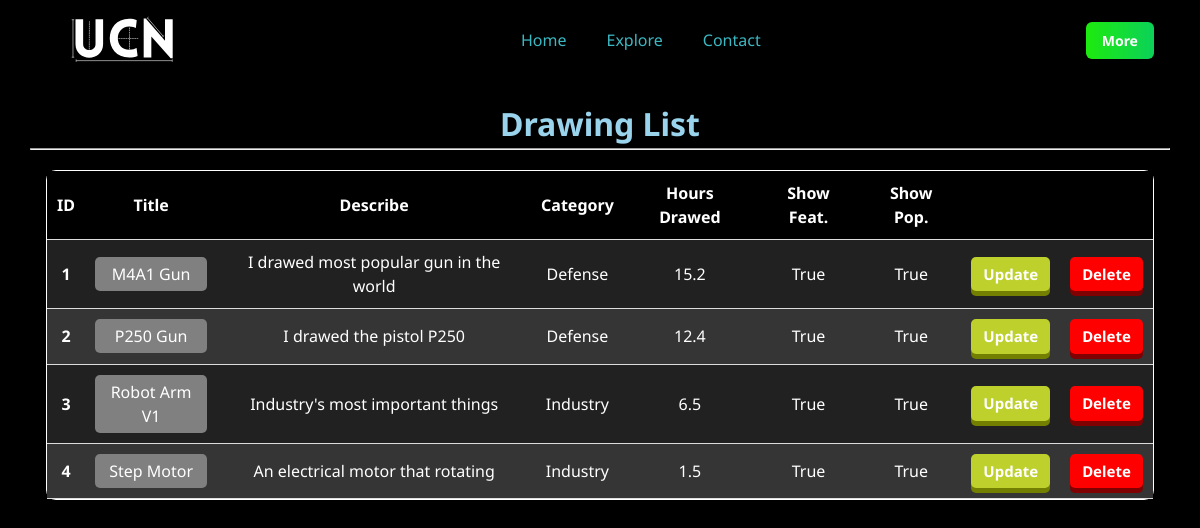
The page /drawingList on the database its author committed.
### main.py (models this page shows)
class Drawings(db.Model):
    ID = db.Column(db.Integer, primary_key=True)
    title = db.Column(db.String(80))
    describe = db.Column(db.String(200))
    category = db.Column(db.String(20))
    hours_drawed = db.Column(db.Integer)
    created_date = db.Column(db.DateTime, default=func.current_timestamp())
    show_features = db.Column(db.Boolean, default=False)
    show_popular = db.Column(db.Boolean, default=False)
    image_path = db.Column(db.String(255), nullable=False)
    carousel_img1 = db.Column(db.String(255))
    carousel_img2 = db.Column(db.String(255))
    carousel_img3 = db.Column(db.String(255))

### main.py (the view)
@app.route("/drawingList", methods= ["GET", "POST"])
def drawingList():
    drawings = Drawings.query.all()
    return render_template("drawinglist.html", drawings = drawings)

### templates/drawinglist.html
{% extends "layout.html" %}
{% block body %}
<h1 class="container" style="margin-top: 100px; text-align: center;">Drawing List</h1>
<hr class="container">
<div class="container">
    <table cellspacing="0" style="width: 100%; text-align: center;" class="table_main">
        <thead class="table_head">
            <tr>
                <th class="text-muted" scope="col">ID</th>
                <th class="text-light" scope="col">Title</th>
                <th class="text-light" scope="col">Describe</th>
                <th class="text-light" scope="col">Category</th>
                <th class="text-light" scope="col">Hours Drawed</th>
                <th class="text-light" scope="col">Show Feat.</th>
                <th class="text-light" scope="col">Show Pop.</th>
                <th class="text-light" scope="col"></th>
                <th class="text-light" scope="col"></th>
            </tr>
        </thead>
        <tbody class="table_body">
            {% for drawing in drawings %}
            <tr class="tr_hover">
                <th scope="row">{{ drawing.ID }}</th>
                <td><a class="tdA" href="">{{ drawing.title }}</a></td>
                <td>{{ drawing.describe }}</td>
                <td>{{ drawing.category }}</td>
                <td>{{ drawing.hours_drawed }}</td>
                <td>{{ drawing.show_features }}</td>
                <td>{{ drawing.show_popular }}</td>
                <td><a href="/update/{{drawing.ID}}"><button class="btn_tdUD">Update</button></a></td>
                <td><a href="/delete/{{drawing.ID}}"><button
                            onclick="alert('Çizim çöp kutusuna taşındı. Oradaki silme işlemi kalıcıdır !!!')"
                            class="btn_tdUD delll">Delete</button></a></td>
            </tr>
            {% endfor %}
        </tbody>
    </table>
</div>
{% endblock body %}

### static/css/style.css (style rules this page uses)
:root { --bg-wild-blue-yonder: rgb(16, 34, 63); --bg-carolina-blue: rgb(16, 98, 137); --bg-prussian-blue: rgb(28, 37, 50); --bg-oxford-blue: rgb(1, 5, 14); --bg-oxford-blue-2: rgb(0, 0, 0); --text-white: hsla(0, 0%, 100%, 1); --text-alice-blue: hsla(216, 100%, 95%, 1); --text-columbia-blue: hsla(199, 69%, 84%, 1); --text-wild-blue-yonder: rgb(60, 184, 195); --text-carolina-blue: rgb(44, 197, 100); --text-shadow-blue: rgb(153, 212, 236); --text-slate-gray: hsla(217, 17%, 48%, 1); --gradient-1: linear-gradient(90deg, #00ff7b, #079916 51%); --gradient-2: linear-gradient(90deg, #1dea0e, #0bd15a 51%, #7beb77); --gradient-3: linear-gradient(0deg, #000d1a, transparent); --border-wild-blue-yonder: hsla(216, 33%, 68%, 1); --border-prussian-blue: hsla(216, 33%, 20%, 1); --border-white: hsl(0, 0%, 100%); --border-white-alpha-15: hsla(0, 0%, 100%, 0.15); --white: hsl(0, 0%, 100%, 1); --black: hsl(0, 0%, 0%, 1); --fontFamily-noto_sans: 'Noto Sans', sans-serif; --fontSize-1: 2.9rem; --fontSize-2: 2.0rem; --fontSize-3: 1.8rem; --fontSize-4: 1.6rem; --fontSize-5: 1.5rem; --fontSize-6: 1.4rem; --fontSize-7: 1.2rem; --fontSize-8: 1.3rem; --weight-medium: 500; --weight-semiBold: 600; --weight-bold: 700; --weight-extraBold: 800; --lineHeight-1: 1.3; --lineHeight-2: 1.5; --lineHeight-4: 1.5; --shadow-1: 0 8px 20px 0 hsla(0, 0%, 0%, 0.05); --shadow-2: 0px 3px 20px hsla(180, 90%, 43%, 0.2); --radius-6: 6px; --radius-8: 8px; --radius-16: 16px; --radius-48: 48px; --radius-circle: 50%; --radius-pill: 200px; --section-padding: 70px; --transition-1: 0.25s ease; --transition-2: 0.5s ease; --cubic-in: cubic-bezier(0.51, 0.03, 0.64, 0.28); --cubic-out: cubic-bezier(0.05, 0.83, 0.52, 0.97); }
*, *::before, *::after { margin: 0; padding: 0; box-sizing: border-box; }
a, img, span, input, button, ion-icon { display: block; }
a { color: inherit; text-decoration: none; }
input, button { background: none; border: none; font: inherit; color: inherit; }
button { cursor: pointer; }
html { font-size: 10px; scroll-behavior: smooth; }
body { background-color: var(--bg-oxford-blue-2); color: var(--text-shadow-blue); font-family: var(--fontFamily-noto_sans); font-size: 1.6rem; line-height: var(--lineHeight-4); overflow-y: overlay; }
.container { padding-inline: 16px; }
@media (min-width: 575px) { :root { --fontSize-1: 4.4rem; --fontSize-2: 3.5rem; --section-padding: 100px; } }
@media (min-width: 575px) { .container { max-width: 540px; width: 100%; margin-inline: auto; } }
@media (min-width: 768px) { :root { --fontSize-1: 6.4rem; --fontSize-2: 4.5rem; } }
@media (min-width: 768px) { .container { max-width: 720px; } }
@media (min-width: 992px) { .container { max-width: 930px; } }
@media (min-width: 1200px) { .container { max-width: 1140px; } }
.table_main { border: 1px solid; border-radius: 10px; margin-top: 20px; background-color: #212121; color: #fff; }
thead { background-color: black; }
th, td { border-bottom: 1px solid #ddd; padding: 10px; }
tr:nth-child(even) { background-color: #353535; }
.tdA { padding: 5px; background-color: grey; border-radius: 5px; width: 100%; }
.btn_tdUD { border: none; outline: none; background-color: #bdd02c; padding: 6px 12px; font-size: 15px; font-weight: 700; color: #fff; border-radius: 5px; transition: all ease-in-out 0.1s; box-shadow: 0px 5px 0px 0px #727f01; }
.delll { background-color: red; box-shadow: 0px 5px 0px 0px #7f0101; }

### rows shown on the page
Drawings: ID "1", title "M4A1 Gun", describe "I drawed most popular gun in the world", category "Defense", hours_drawed "15.2", show_features "True", show_popular "True"
Drawings: ID "2", title "P250 Gun", describe "I drawed the pistol P250", category "Defense", hours_drawed "12.4", show_features "True", show_popular "True"
Drawings: ID "3", title "Robot Arm V1", describe "Industry's most important things", category "Industry", hours_drawed "6.5", show_features "True", show_popular "True"
Drawings: ID "4", title "Step Motor", describe "An electrical motor that rotating", category "Industry", hours_drawed "1.5", show_features "True", show_popular "True"
